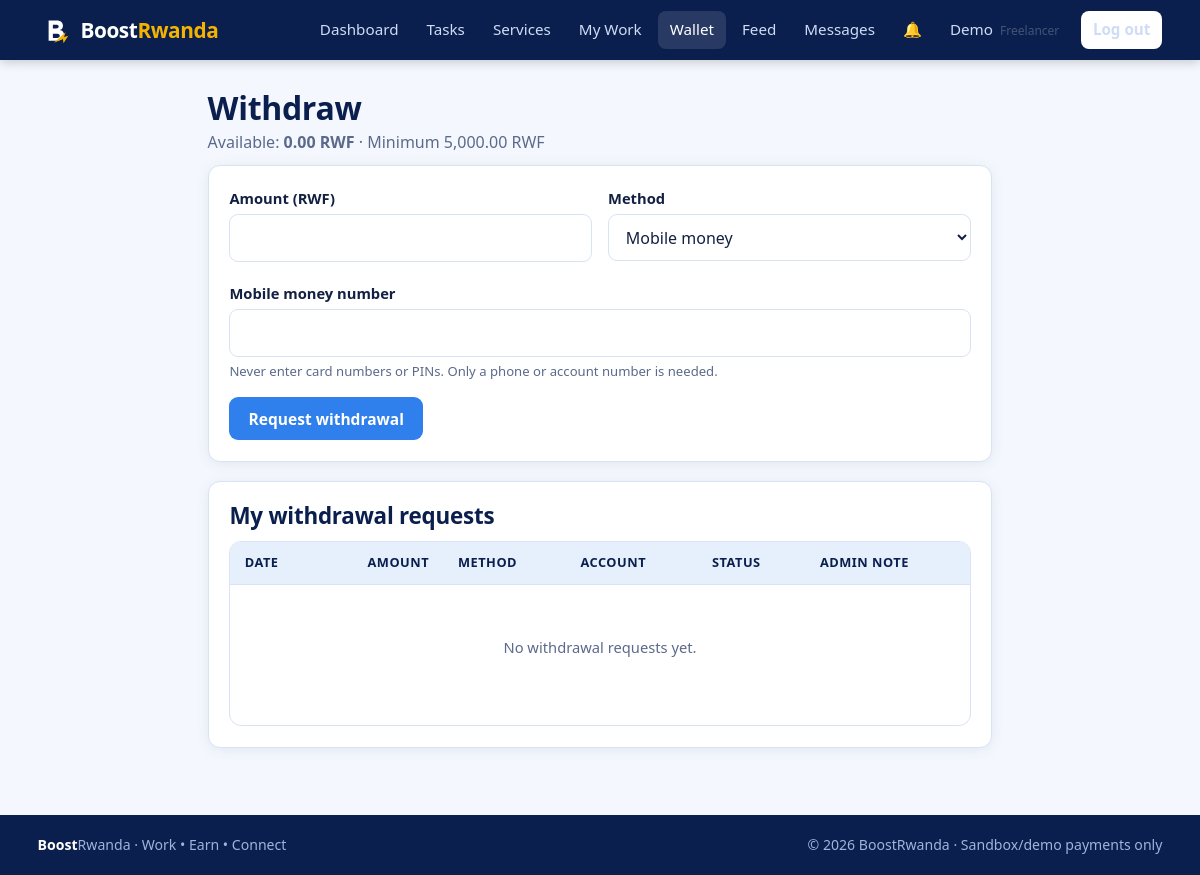
Screenshot of /wallet/withdraw.php (signed in) with the database file from the repository.
### tables this page shows
CREATE TABLE users (
  id            INT UNSIGNED AUTO_INCREMENT PRIMARY KEY,
  member_id     VARCHAR(12)  NULL UNIQUE,                  
  full_name     VARCHAR(100) NOT NULL,
  student_id    VARCHAR(30)  NULL,                          
  email         VARCHAR(150) NOT NULL UNIQUE,
  phone         VARCHAR(20)  NOT NULL,
  password_hash VARCHAR(255) NOT NULL,                      
  role          ENUM('member','freelancer','advertiser','admin','school') NOT NULL DEFAULT 'member',
  status        ENUM('active','suspended') NOT NULL DEFAULT 'active',
  created_at    TIMESTAMP NOT NULL DEFAULT CURRENT_TIMESTAMP,
  last_login    DATETIME NULL,
  INDEX idx_users_role (role),
  INDEX idx_users_status (status),
  INDEX idx_users_student (student_id)
);

CREATE TABLE wallets (
  id         INT UNSIGNED AUTO_INCREMENT PRIMARY KEY,
  user_id    INT UNSIGNED NOT NULL UNIQUE,
  balance    DECIMAL(14,2) NOT NULL DEFAULT 0.00,
  updated_at TIMESTAMP NOT NULL DEFAULT CURRENT_TIMESTAMP ON UPDATE CURRENT_TIMESTAMP,
  FOREIGN KEY (user_id) REFERENCES users(id) ON DELETE CASCADE,
  CONSTRAINT chk_balance_nonneg CHECK (balance >= 0)
);

### config/database.php (called while the page is built, shortened)
<?php
function db(): PDO
{
    static $pdo = null;
    if ($pdo === null) {
        $c = app_config()['db'];
        $dsn = "mysql:host={$c['host']};dbname={$c['name']};charset={$c['charset']}";
        try {
            $pdo = new PDO($dsn, $c['user'], $c['pass'], [
                PDO::ATTR_ERRMODE            => PDO::ERRMODE_EXCEPTION,
                PDO::ATTR_DEFAULT_FETCH_MODE => PDO::FETCH_ASSOC,
                PDO::ATTR_EMULATE_PREPARES   => false,
            ]);
        } catch (PDOException $e) {
            error_log('DB connection failed: ' . $e->getMessage());
            http_response_code(500);
            exit('Database connection failed. Check config/config.php and that MySQL is running.');
        }
    }
    return $pdo;
}
function q(string $sql, array $params = []): PDOStatement
{
    $st = db()->prepare($sql);
    $st->execute($params);
    return $st;
}
function fetch_all(string $sql, array $params = []): array { return q($sql, $params)->fetchAll(); }
function fetch_one(string $sql, array $params = []): ?array { $r = q($sql, $params)->fetch(); return $r ?: null; }

### includes/auth.php (called while the page is built, shortened)
<?php
function current_user(): ?array
{
    static $user = false;
    if ($user === false) {
        $user = null;
        if (!empty($_SESSION['user_id'])) {
            $u = fetch_one('SELECT id, member_id, full_name, email, phone, role, status FROM users WHERE id=?', [$_SESSION['user_id']]);
            if ($u && $u['status'] === 'active') { $user = $u; } else { unset($_SESSION['user_id']); }
        }
    }
    return $user;
}
function role_home(string $role): string
{
    return ['admin' => 'admin/dashboard.php', 'school' => 'school/dashboard.php',
            'advertiser' => 'advertiser/dashboard.php'][$role] ?? 'user/dashboard.php';
}
function require_login(): array
{
    $u = current_user();
    return $u;
}
function require_role(array $roles): array
{
    $u = require_login();
    return $u;
}

### config/config.php (called while the page is built)
<?php
return [
    'app_name'  => 'BoostRwanda',
    'base_url'  => '/BoostRwanda',
    'currency'  => 'RWF',
    'debug'     => false,
    'db' => [
        'host'    => '127.0.0.1',
        'name'    => 'boostrwanda_db',
        'user'    => 'root',
        'pass'    => '',
        'charset' => 'utf8mb4',
    ],
    'upload_max_bytes' => 2 * 1024 * 1024,
    'upload_allowed'   => [
        'jpg' => 'image/jpeg', 'jpeg' => 'image/jpeg',
        'png' => 'image/png',  'pdf'  => 'application/pdf',
    ],
    'max_login_attempts' => 5,
    'lockout_minutes'    => 15,
    'session_idle_secs'  => 7200,
    'payment' => [
        'mode'           => 'sandbox',
        'webhook_secret' => 'change-me-sandbox-secret',
    ],
];

### includes/bootstrap.php (called while the page is built, shortened)
<?php
function app_config(): array
{
    static $cfg = null;
    if ($cfg === null) { $cfg = require ROOT_PATH . '/config/config.php'; }
    return $cfg;
}
require_once ROOT_PATH . '/config/database.php';
require_once ROOT_PATH . '/includes/functions.php';
require_once ROOT_PATH . '/includes/auth.php';
require_once ROOT_PATH . '/includes/wallet_lib.php';

### includes/functions.php (called while the page is built, shortened)
<?php
function e($v): string { return htmlspecialchars((string)$v, ENT_QUOTES | ENT_SUBSTITUTE, 'UTF-8'); }
function url(string $path = ''): string { return rtrim(app_config()['base_url'], '/') . '/' . ltrim($path, '/'); }
function old(string $key): string { return e($_POST[$key] ?? ''); }
function money($n): string { return number_format((float)$n, 2) . ' ' . app_config()['currency']; }
function setting(string $key, $default = null)
{
    static $cache = null;
    if ($cache === null) {
        $cache = [];
        foreach (fetch_all('SELECT setting_key, setting_value FROM settings') as $r) { $cache[$r['setting_key']] = $r['setting_value']; }
    }
    return $cache[$key] ?? $default;
}

### includes/wallet_lib.php (called while the page is built, shortened)
<?php
function wallet_of(int $userId): array
{
    return fetch_one('SELECT * FROM wallets WHERE user_id=?', [$userId]) ?? ['id' => 0, 'balance' => '0.00'];
}

### wallet/withdraw.php (the view, shortened to what this page needs)
<?php
require_once __DIR__ . '/../includes/bootstrap.php';
$user = require_role(['member', 'freelancer']);
$uid = (int)$user['id'];
$min = (float)setting('min_withdrawal', 5000);
$w = wallet_of($uid);
$reqs = fetch_all('SELECT * FROM withdrawal_requests WHERE user_id=? ORDER BY id DESC LIMIT 20', [$uid]);
include __DIR__ . '/../includes/header.php';
?>
<div class="container mid">
  <div class="page-head"><div><h1>Withdraw</h1><p>Available: <b><?= e(money($w['balance'])) ?></b> &middot; Minimum <?= e(money($min)) ?></p></div></div>
  <div class="card">
    <form method="post" data-confirm="Submit this withdrawal request? The amount will be held until reviewed."><?= csrf_field() ?>
      <div class="form-row">
        <div class="form-group"><label for="amount">Amount (<?= e(app_config()['currency']) ?>)</label><input id="amount" name="amount" inputmode="decimal" required data-min="<?= $min ?>" data-max="<?= e((float)$w['balance']) ?>" value="<?= old('amount') ?>"><div id="amount-hint" class="help"></div></div>
        <div class="form-group"><label for="method">Method</label><select id="method" name="method"><option value="mobile_money" <?= ($_POST['method'] ?? '') !== 'bank' ? 'selected' : '' ?>>Mobile money</option></select></div>
      </div>
      <div class="form-group"><label for="account" id="account-label">Mobile money number</label><input id="account" name="account" value="<?= old('account') ?>" required maxlength="40"><div class="help">Never enter card numbers or PINs. Only a phone or account number is needed.</div></div>
      <button class="btn btn-primary" type="submit">Request withdrawal</button>
    </form>
  </div>
  <div class="card"><h2>My withdrawal requests</h2>
    <div class="table-wrap"><table><thead><tr><th>Date</th><th class="num">Amount</th><th>Method</th><th>Account</th><th>Status</th><th>Admin note</th></tr></thead><tbody>
      <?php if (!$reqs): ?><tr><td colspan="6"><div class="empty"><p>No withdrawal requests yet.</p></div></td></tr><?php endif; ?>
      <?php foreach ($reqs as $r): ?><tr><td><?= e(fmt_date($r['created_at'])) ?></td><td class="num"><?= e(number_format((float)$r['amount'], 2)) ?></td><td><?= e(str_replace('_', ' ', $r['method'])) ?></td>
        <td><?= e(substr($r['account_details'], 0, 3) . str_repeat('*', max(0, strlen($r['account_details']) - 5)) . substr($r['account_details'], -2)) ?></td>
        <td><?= status_badge($r['status']) ?></td><td><?= e($r['admin_note'] ?: '-') ?></td></tr><?php endforeach; ?></tbody></table></div></div>
</div>
<?php include __DIR__ . '/../includes/footer.php'; ?>

### includes/navbar.php (shortened to what this page needs)
<?php
$__links = [];
if ($__u) {
    switch ($__u['role']) {
        default:
            $__links = ['user/dashboard.php' => 'Dashboard', 'tasks/index.php' => 'Tasks', 'services/index.php' => 'Services',
                        'tasks/submissions.php' => 'My Work', 'wallet/index.php' => 'Wallet',
                        'social/index.php' => 'Feed', 'messages/index.php' => 'Messages'];
    }
}
$__here = ltrim(str_replace(rtrim(app_config()['base_url'], '/'), '', parse_url($_SERVER['REQUEST_URI'], PHP_URL_PATH)), '/');
$__active = array_key_exists($__here, $__links) ? $__here : null;
if (!$__active) { foreach (array_keys($__links) as $__p) { if (strpos($__here, dirname($__p) . '/') === 0) { $__active = $__p; break; } } }
?>
<header class="topbar">
  <div class="container topbar-inner">
    <a class="brand" href="<?= e(url($__u ? role_home($__u['role']) : '')) ?>">
      <img src="<?= e(url('assets/images/logo.svg')) ?>" alt="" width="34" height="34">
      <span>Boost<b>Rwanda</b></span>
    </a>
    <nav id="nav" class="nav">
      <?php foreach ($__links as $path => $label): ?>
        <a class="<?= $path === $__active ? 'active' : '' ?>" href="<?= e(url($path)) ?>"><?= e($label) ?></a>
      <?php endforeach; ?>
      <?php if ($__u): ?>
        <a class="bell" href="<?= e(url('user/notifications.php')) ?>" title="Notifications">&#128276;<span id="notif-count" class="count" <?= ($n = unread_notifications((int)$__u['id'])) ? '' : 'hidden' ?>><?= (int)$n ?></span></a>
        <a href="<?= e(url('user/profile.php')) ?>" class="nav-user"><?= e(explode(' ', $__u['full_name'])[0]) ?> <small><?= e($__u['role']) ?></small></a>
        <a class="btn btn-light btn-sm" href="<?= e(url('auth/logout.php')) ?>">Log out</a>
      <?php else: ?>
        <a href="<?= e(url('auth/login.php')) ?>">Log in</a>
        <a class="btn btn-gold btn-sm" href="<?= e(url('auth/register.php')) ?>">Join free</a>
      <?php endif; ?>
    </nav>
  </div>
</header>

### assets/css/style.css (style rules this page uses)
:root { --navy:#0a1f4d; --navy-2:#13306e; --blue:#2f80ed; --sky:#e6f0fc; --sky-2:#cfe2fa; --gold:#f5b301; --ink:#122042; --muted:#5b6a8a; --line:#d9e3f3; --bg:#f4f8fe; --white:#fff; --ok:#1a9d5c; --warn:#d98a00; --bad:#d6393b; --radius:12px; --shadow:0 2px 14px rgba(10,31,77,.08); font-family:"Segoe UI",system-ui,-apple-system,Roboto,Arial,sans-serif; }
* { box-sizing:border-box }
html { scroll-behavior:smooth }
body { margin:0;background:var(--bg);color:var(--ink);line-height:1.55;font-size:16px }
h1,h2,h3 { line-height:1.2;color:var(--navy);margin:0 0 .5em;letter-spacing:-.01em }
h1 { font-size:2rem }
h2 { font-size:1.4rem }
a { color:var(--blue) }
img { max-width:100% }
p { margin:0 0 1em }
small,.muted { color:var(--muted) }
.container { width:100%;max-width:1160px;margin:0 auto;padding:0 1.1rem }
.container.mid { max-width:820px }
.topbar { background:var(--navy);color:#fff;position:sticky;top:0;z-index:50;box-shadow:0 2px 10px rgba(0,0,0,.2) }
.topbar-inner { display:flex;align-items:center;justify-content:space-between;gap:1rem;min-height:60px }
.brand { display:flex;align-items:center;gap:.55rem;color:#fff;text-decoration:none;font-size:1.3rem;font-weight:700;letter-spacing:-.02em }
.brand b { color:var(--gold) }
.nav { display:flex;align-items:center;gap:.25rem;flex-wrap:wrap }
.nav>a { color:#cfdcf5;text-decoration:none;padding:.45rem .75rem;border-radius:8px;font-size:.95rem }
.nav>a:hover,.nav>a.active { background:rgba(255,255,255,.12);color:#fff }
.nav .btn { margin-left:.35rem }
.nav-user small { opacity:.7;font-size:.75rem;margin-left:.2rem;text-transform:capitalize }
.bell { position:relative }
.btn { display:inline-block;border:0;border-radius:9px;padding:.65rem 1.2rem;font-size:.97rem;font-weight:600;cursor:pointer;text-decoration:none;font-family:inherit;transition:transform .08s,filter .15s }
.btn-primary { background:var(--blue);color:#fff }
.btn-light { background:#fff;color:var(--navy) }
.btn-sm { padding:.35rem .8rem;font-size:.85rem }
.card { background:#fff;border:1px solid var(--line);border-radius:var(--radius);padding:1.3rem;box-shadow:var(--shadow);margin-bottom:1.2rem }
.empty { text-align:center;padding:2.5rem 1rem;color:var(--muted) }
.form-group { margin-bottom:1rem }
label { display:block;font-weight:600;margin-bottom:.3rem;font-size:.92rem }
input,select,textarea { width:100%;padding:.65rem .8rem;border:1.5px solid var(--line);border-radius:9px;font:inherit;background:#fff;color:var(--ink) }
.help { font-size:.82rem;color:var(--muted);margin-top:.25rem }
.form-row { display:grid;grid-template-columns:1fr 1fr;gap:1rem }

### assets/css/dashboard.css (style rules this page uses)
.page-head { display:flex;justify-content:space-between;align-items:flex-end;gap:1rem;flex-wrap:wrap;padding:1.8rem 0 .6rem }
.page-head h1 { margin:0 }
.page-head p { margin:.2rem 0 0;color:var(--muted) }
.table-wrap { overflow-x:auto;border:1px solid var(--line);border-radius:var(--radius);background:#fff }
table { width:100%;border-collapse:collapse;font-size:.92rem }
th,td { padding:.7rem .9rem;text-align:left;border-bottom:1px solid var(--line);vertical-align:top }
th { background:var(--sky);color:var(--navy);font-size:.8rem;text-transform:uppercase;letter-spacing:.04em;white-space:nowrap }
tr:last-child td { border-bottom:0 }
td.num,th.num { text-align:right;font-variant-numeric:tabular-nums }

### rows the page displays
users: full_name "Demo", role "Freelancer"
wallets: balance "0.00 RWF"

### other values shown
$label "Dashboard"
$label "Tasks"
$label "Services"
$label "My Work"
$label "Wallet"
$label "Feed"
$label "Messages"
money($min) "5,000.00 RWF"
app_config()['currency'] "RWF"
